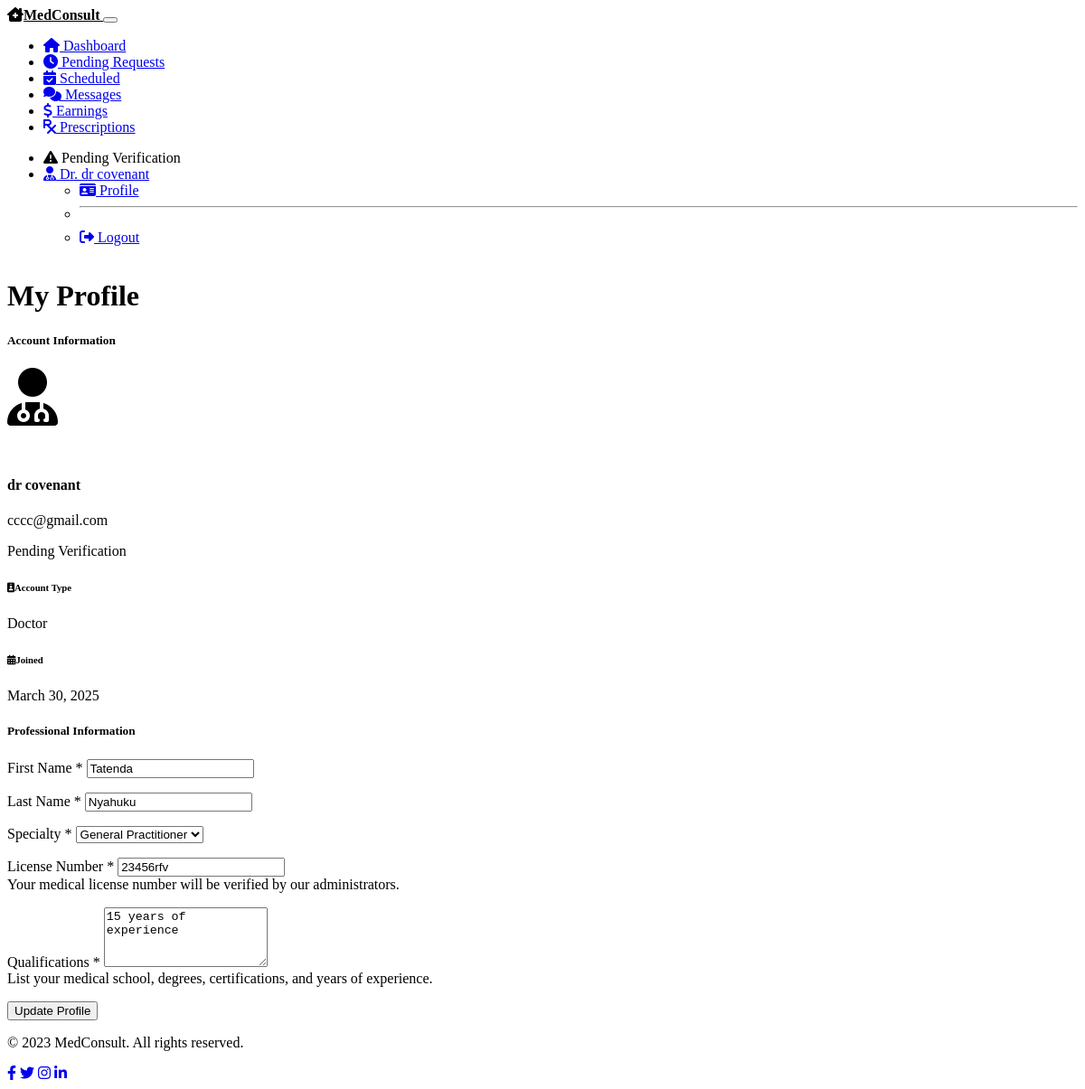
Before: /doctor/profile (signed in) with the older database file.
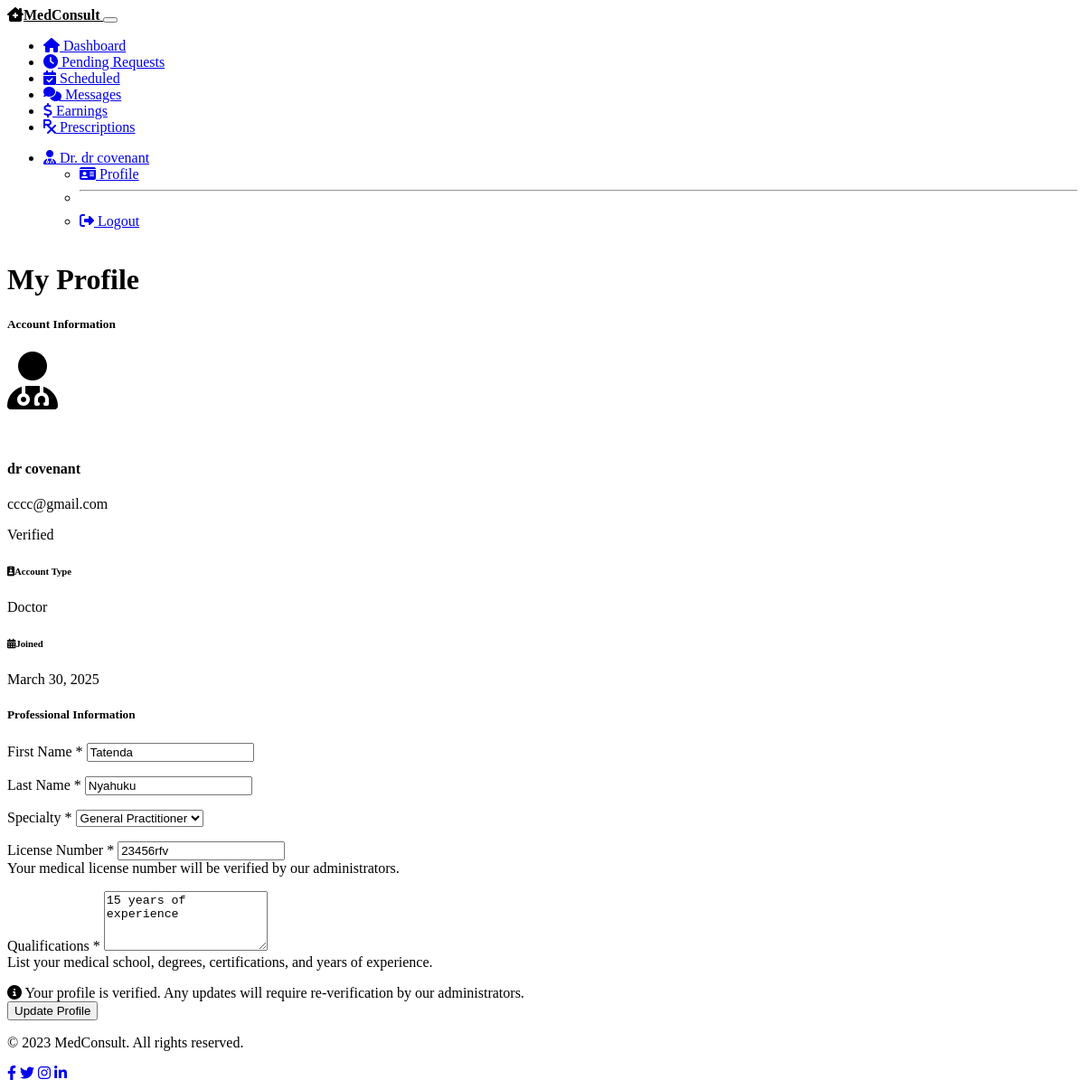
After: the same page with the newer database file.
### routes.py (the view, shortened to what this page needs)
@app.route('/doctor/profile', methods=['GET', 'POST'])
@login_required
@doctor_required
def doctor_profile():
    form = DoctorProfileForm()
    specialties = SpecialtyFeeRange.query.all()
    form.specialty.choices = [(s.specialty, s.specialty) for s in specialties]
    if current_user.doctor:
        if request.method == 'GET':
            form.first_name.data = current_user.doctor.first_name
            form.last_name.data = current_user.doctor.last_name
            form.specialty.data = current_user.doctor.specialty
            form.license_number.data = current_user.doctor.license_number
            form.qualifications.data = current_user.doctor.qualifications
    return render_template('doctor/profile.html', title='Profile', form=form)

### forms.py
class DoctorProfileForm(FlaskForm):
    first_name = StringField('First Name', validators=[DataRequired(), Length(max=50)])
    last_name = StringField('Last Name', validators=[DataRequired(), Length(max=50)])
    specialty = SelectField('Specialty', validators=[DataRequired()], choices=[
        ('Cardiologist', 'Cardiologist'),
        ('Dermatologist', 'Dermatologist'),
        ('Neurologist', 'Neurologist'),
        ('Pediatrician', 'Pediatrician'),
        ('Psychiatrist', 'Psychiatrist'),
        ('Orthopedist', 'Orthopedist'),
        ('Gynecologist', 'Gynecologist'),
        ('Ophthalmologist', 'Ophthalmologist'),
        ('General Practitioner', 'General Practitioner')
    ])
    license_number = StringField('License Number', validators=[DataRequired(), Length(max=50)])
    qualifications = TextAreaField('Qualifications', validators=[DataRequired()])
    submit = SubmitField('Update Profile')

### models.py (called while the page is built)
@login_manager.user_loader
def load_user(user_id):
    user = User.query.get(int(user_id))
    if user:
        return user
    return None

### templates/doctor/profile.html (shortened to what the changed rows need)
{% extends "layout.html" %}
{% block content %}
<div class="row mb-4">
    <div class="col-12">
        <h1 class="mb-4">My Profile</h1>
    </div>
</div>
<div class="row">
    <div class="col-md-4 mb-4">
        <div class="card bg-dark text-light">
            <div class="card-body">
                <div class="text-center mb-4">
                    <p>
                        {% if current_user.doctor and current_user.doctor.is_verified %}
                            <span class="badge bg-success">Verified</span>
                        {% else %}
                            <span class="badge bg-warning text-dark">Pending Verification</span>
                        {% endif %}
                    </p>
                </div>
            </div>
        </div>
    </div>
    <div class="col-md-8">
        <div class="card bg-dark text-light">
            <div class="card-body">
                <form method="POST" action="">
                    <div class="row mb-3">
                        <div class="col-md-6">
                        </div>
                        <div class="col-md-6">
                        </div>
                    </div>
                    <div class="form-group mb-3">
                        {{ form.specialty.label(class="form-label required") }}
                        {% if form.specialty.errors %}
                            {{ form.specialty(class="form-select is-invalid") }}
                            <div class="invalid-feedback">
                                {% for error in form.specialty.errors %}
                                    <span>{{ error }}</span>
                                {% endfor %}
                            </div>
                        {% else %}
                            {{ form.specialty(class="form-select") }}
                        {% endif %}
                    </div>
                    <div class="form-group mb-3">
                        {{ form.license_number.label(class="form-label required") }}
                        {% if form.license_number.errors %}
                            {{ form.license_number(class="form-control is-invalid") }}
                            <div class="invalid-feedback">
                                {% for error in form.license_number.errors %}
                                    <span>{{ error }}</span>
                                {% endfor %}
                            </div>
                        {% else %}
                            {{ form.license_number(class="form-control") }}
                        {% endif %}
                        <div class="form-text">
                        </div>
                    </div>
                    <div class="form-group mb-4">
                        {{ form.qualifications.label(class="form-label required") }}
                        {% if form.qualifications.errors %}
                            {{ form.qualifications(class="form-control is-invalid", rows=4) }}
                            <div class="invalid-feedback">
                                {% for error in form.qualifications.errors %}
                                    <span>{{ error }}</span>
                                {% endfor %}
                            </div>
                        {% else %}
                            {{ form.qualifications(class="form-control", rows=4) }}
                        {% endif %}
                        <div class="form-text">
                        </div>
                    </div>
                    {% if current_user.doctor and current_user.doctor.is_verified %}
                        <div class="alert alert-info mb-4">
                            <i class="fas fa-info-circle me-2"></i>
                            Your profile is verified. Any updates will require re-verification by our administrators.
                        </div>
                    {% endif %}
                    <div class="d-grid">
                        {{ form.submit(class="btn btn-primary") }}
                    </div>
                </form>
            </div>
        </div>
    </div>
</div>
{% endblock %}

### templates/doctor/navbar.html (shortened to what this page needs)
<nav class="navbar navbar-expand-lg navbar-dark bg-dark">
    <div class="container">
        <a class="navbar-brand" href="{{ url_for('doctor_dashboard') }}">
            <i class="fas fa-clinic-medical me-2"></i>MedConsult
        </a>
        <button class="navbar-toggler" type="button" data-bs-toggle="collapse" data-bs-target="#navbarDoctor" aria-controls="navbarDoctor" aria-expanded="false" aria-label="Toggle navigation">
        </button>
        <div class="collapse navbar-collapse" id="navbarDoctor">
            <ul class="navbar-nav me-auto">
                <li class="nav-item">
                    <a class="nav-link {% if request.path == url_for('doctor_dashboard') %}active{% endif %}" href="{{ url_for('doctor_dashboard') }}">
                        <i class="fas fa-home me-1"></i> Dashboard
                    </a>
                </li>
                <li class="nav-item">
                    <a class="nav-link {% if request.path == url_for('doctor_pending_requests') %}active{% endif %}" href="{{ url_for('doctor_pending_requests') }}">
                        <i class="fas fa-clock me-1"></i> Pending Requests
                    </a>
                </li>
                <li class="nav-item">
                    <a class="nav-link {% if request.path == url_for('doctor_scheduled_consultations') %}active{% endif %}" href="{{ url_for('doctor_scheduled_consultations') }}">
                        <i class="fas fa-calendar-check me-1"></i> Scheduled
                    </a>
                </li>
                <li class="nav-item">
                    <a class="nav-link {% if request.path == url_for('doctor_messages') %}active{% endif %}" href="{{ url_for('doctor_messages') }}">
                        <i class="fas fa-comments me-1"></i> Messages
                    </a>
                </li>
                <li class="nav-item">
                    <a class="nav-link {% if request.path == url_for('doctor_earnings') %}active{% endif %}" href="{{ url_for('doctor_earnings') }}">
                        <i class="fas fa-dollar-sign me-1"></i> Earnings
                    </a>
                </li>
                <li class="nav-item">
                    <a class="nav-link {% if request.path == url_for('doctor_prescriptions') %}active{% endif %}" href="{{ url_for('doctor_prescriptions') }}">
                        <i class="fas fa-prescription me-1"></i> Prescriptions
                    </a>
                </li>
            </ul>
            <ul class="navbar-nav">
                {% if not current_user.doctor.is_verified %}
                    <li class="nav-item me-3">
                        <span class="badge bg-warning text-dark d-flex align-items-center h-100">
                            <i class="fas fa-exclamation-triangle me-1"></i> Pending Verification
                        </span>
                    </li>
                {% endif %}
                <li class="nav-item dropdown">
                    <a class="nav-link dropdown-toggle" href="#" id="navbarDropdown" role="button" data-bs-toggle="dropdown" aria-expanded="false">
                        <i class="fas fa-user-md me-1"></i> Dr. {{ current_user.username }}
                    </a>
                    <ul class="dropdown-menu dropdown-menu-end" aria-labelledby="navbarDropdown">
                        <li>
                            <a class="dropdown-item {% if request.path == url_for('doctor_profile') %}active{% endif %}" href="{{ url_for('doctor_profile') }}">
                                <i class="fas fa-id-card me-2"></i> Profile
                            </a>
                        </li>
                        <li><hr class="dropdown-divider"></li>
                        <li>
                            <a class="dropdown-item" href="{{ url_for('logout') }}">
                                <i class="fas fa-sign-out-alt me-2"></i> Logout
                            </a>
                        </li>
                    </ul>
                </li>
            </ul>
        </div>
    </div>
</nav>

Changed rows visible on the page:
changed Doctor "Tatenda": is_verified False → True (drawn)
Other visible differences:
text no longer shown: "Pending Verification Pending Verification"
text now shown: "Verified Your profile is verified. Any updates will require re-verification by our administrators."
